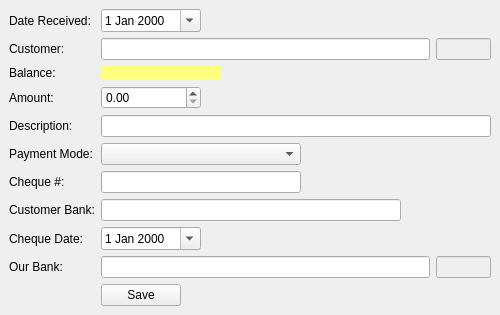
<?xml version="1.0" encoding="UTF-8"?>
<ui version="4.0">
 <class>CustomerReceipt</class>
 <widget class="QWidget" name="CustomerReceipt">
  <property name="geometry">
   <rect>
    <x>0</x>
    <y>0</y>
    <width>500</width>
    <height>289</height>
   </rect>
  </property>
  <property name="maximumSize">
   <size>
    <width>500</width>
    <height>16777215</height>
   </size>
  </property>
  <property name="windowTitle">
   <string>Customer Receipt</string>
  </property>
  <layout class="QGridLayout" name="gridLayout">
   <property name="leftMargin">
    <number>0</number>
   </property>
   <property name="topMargin">
    <number>0</number>
   </property>
   <property name="rightMargin">
    <number>0</number>
   </property>
   <property name="bottomMargin">
    <number>0</number>
   </property>
   <item row="0" column="0">
    <widget class="QFrame" name="frame">
     <property name="frameShape">
      <enum>QFrame::NoFrame</enum>
     </property>
     <property name="frameShadow">
      <enum>QFrame::Raised</enum>
     </property>
     <layout class="QFormLayout" name="formLayout">
      <item row="0" column="0">
       <widget class="QLabel" name="label">
        <property name="text">
         <string>Date Received:</string>
        </property>
       </widget>
      </item>
      <item row="0" column="1">
       <widget class="QDateEdit" name="recievedate">
        <property name="maximumSize">
         <size>
          <width>100</width>
          <height>16777215</height>
         </size>
        </property>
        <property name="calendarPopup">
         <bool>true</bool>
        </property>
       </widget>
      </item>
      <item row="1" column="0">
       <widget class="QLabel" name="label_2">
        <property name="text">
         <string>Customer:</string>
        </property>
       </widget>
      </item>
      <item row="1" column="1">
       <layout class="QHBoxLayout" name="horizontalLayout">
        <item>
         <widget class="QLineEdit" name="customername">
          <property name="maximumSize">
           <size>
            <width>16777215</width>
            <height>16777215</height>
           </size>
          </property>
         </widget>
        </item>
        <item>
         <widget class="QLineEdit" name="customerid">
          <property name="enabled">
           <bool>false</bool>
          </property>
          <property name="maximumSize">
           <size>
            <width>55</width>
            <height>16777215</height>
           </size>
          </property>
         </widget>
        </item>
       </layout>
      </item>
      <item row="3" column="0">
       <widget class="QLabel" name="label_3">
        <property name="text">
         <string>Amount:</string>
        </property>
       </widget>
      </item>
      <item row="3" column="1">
       <widget class="QDoubleSpinBox" name="amount">
        <property name="maximumSize">
         <size>
          <width>100</width>
          <height>16777215</height>
         </size>
        </property>
        <property name="maximum">
         <double>999999999999.989990234375000</double>
        </property>
       </widget>
      </item>
      <item row="4" column="0">
       <widget class="QLabel" name="label_4">
        <property name="text">
         <string>Description:</string>
        </property>
       </widget>
      </item>
      <item row="4" column="1">
       <widget class="QLineEdit" name="description">
        <property name="maximumSize">
         <size>
          <width>400</width>
          <height>16777215</height>
         </size>
        </property>
       </widget>
      </item>
      <item row="5" column="0">
       <widget class="QLabel" name="label_5">
        <property name="text">
         <string>Payment Mode:</string>
        </property>
       </widget>
      </item>
      <item row="5" column="1">
       <widget class="QComboBox" name="paymeth">
        <property name="maximumSize">
         <size>
          <width>200</width>
          <height>16777215</height>
         </size>
        </property>
       </widget>
      </item>
      <item row="6" column="0">
       <widget class="QLabel" name="cheque_td">
        <property name="text">
         <string>Cheque #:</string>
        </property>
       </widget>
      </item>
      <item row="6" column="1">
       <widget class="QLineEdit" name="chequenum">
        <property name="maximumSize">
         <size>
          <width>200</width>
          <height>16777215</height>
         </size>
        </property>
       </widget>
      </item>
      <item row="7" column="0">
       <widget class="QLabel" name="customer_bank_th">
        <property name="text">
         <string>Customer Bank:</string>
        </property>
       </widget>
      </item>
      <item row="7" column="1">
       <widget class="QLineEdit" name="bank">
        <property name="maximumSize">
         <size>
          <width>300</width>
          <height>16777215</height>
         </size>
        </property>
       </widget>
      </item>
      <item row="8" column="0">
       <widget class="QLabel" name="cheque_date_th">
        <property name="text">
         <string>Cheque Date:</string>
        </property>
       </widget>
      </item>
      <item row="8" column="1">
       <widget class="QDateEdit" name="duedate">
        <property name="maximumSize">
         <size>
          <width>100</width>
          <height>16777215</height>
         </size>
        </property>
        <property name="calendarPopup">
         <bool>true</bool>
        </property>
       </widget>
      </item>
      <item row="9" column="0">
       <widget class="QLabel" name="our_bank_th">
        <property name="text">
         <string>Our Bank:</string>
        </property>
       </widget>
      </item>
      <item row="9" column="1">
       <layout class="QHBoxLayout" name="horizontalLayout_2">
        <item>
         <widget class="QLineEdit" name="depositdescription">
          <property name="maximumSize">
           <size>
            <width>16777215</width>
            <height>16777215</height>
           </size>
          </property>
         </widget>
        </item>
        <item>
         <widget class="QLineEdit" name="deposit">
          <property name="enabled">
           <bool>false</bool>
          </property>
          <property name="maximumSize">
           <size>
            <width>55</width>
            <height>16777215</height>
           </size>
          </property>
         </widget>
        </item>
       </layout>
      </item>
      <item row="10" column="1">
       <widget class="QPushButton" name="pushButton">
        <property name="maximumSize">
         <size>
          <width>80</width>
          <height>16777215</height>
         </size>
        </property>
        <property name="text">
         <string>Save</string>
        </property>
       </widget>
      </item>
      <item row="2" column="1">
       <widget class="QLabel" name="label_balance">
        <property name="maximumSize">
         <size>
          <width>120</width>
          <height>16777215</height>
         </size>
        </property>
        <property name="font">
         <font>
          <weight>75</weight>
          <bold>true</bold>
         </font>
        </property>
        <property name="styleSheet">
         <string notr="true">background:#ffff7f;</string>
        </property>
        <property name="text">
         <string/>
        </property>
       </widget>
      </item>
      <item row="2" column="0">
       <widget class="QLabel" name="label_7">
        <property name="text">
         <string>Balance:</string>
        </property>
       </widget>
      </item>
     </layout>
    </widget>
   </item>
  </layout>
 </widget>
 <resources/>
 <connections/>
</ui>
